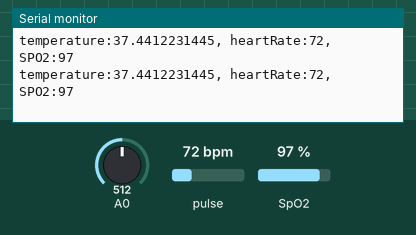
Simulated run of this sketch. Board: Arduino Uno, built with avr-gcc and run on an emulated ATmega328P. On the bench: the last lines printed to the serial monitor. The inputs (shaded band) are chosen by the test bench; at power-on: pulse 72 bpm, A0 = 512, SpO2 97 %.

Above: at 8.8 s.
8.9 s: pulse set to 42 bpm
At 13.4 s:
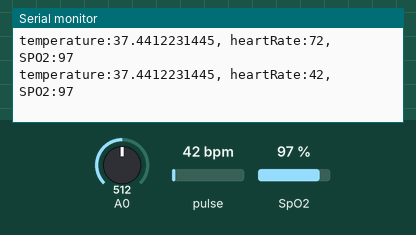
14.9 s: A0 set to 716
At 16.5 s:
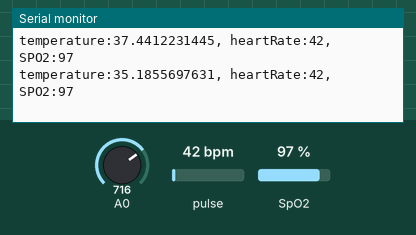
20.9 s: SpO2 set to 80 %
At 25.2 s:
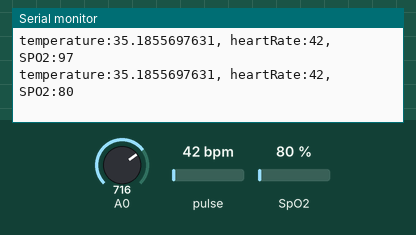
26.9 s: A0 set to 900
At 29.5 s:
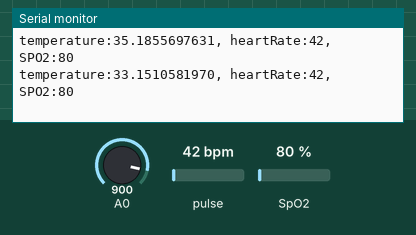
32.9 s: pulse set to 70 bpm
At 37.0 s:
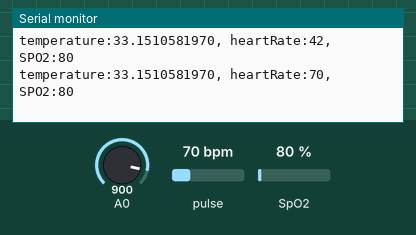
Timing chart, 0 to 38.5 s (numbered marks = the images above; inputs shaded):
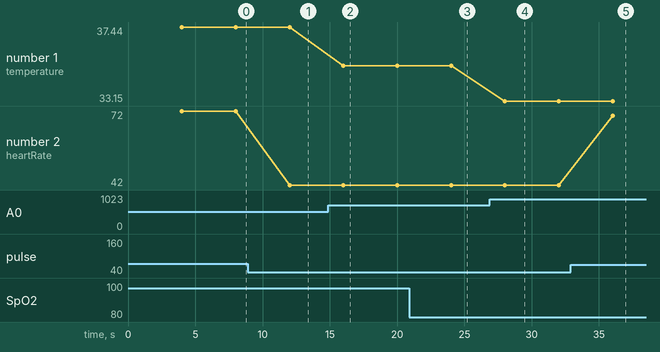

Measured:
- after the input at 8.9 s, the serial monitor: prints a new line after 3.1 s (image 1)
- after the input at 14.9 s, the serial monitor: prints a new line after 1.1 s (image 2)
- after the input at 20.9 s, the serial monitor: prints a new line after 3.1 s (image 3)
- after the input at 26.9 s, the serial monitor: prints a new line after 1.1 s (image 4)
- after the input at 32.9 s, the serial monitor: prints a new line after 3.1 s (image 5)
- plotted number 1: 37.44 → 35.19 after the input at 14.9 s, 35.19 → 33.15 after the input at 26.9 s
- plotted number 2: 72 → 42 after the input at 8.9 s, 42 → 70 after the input at 32.9 s

The sketch:

code.ino
```cpp
// (licence header left out)
#include <DFRobot_MAX30102.h>

DFRobot_MAX30102 particleSensor;

/*
Macro definition options in sensor configuration
sampleAverage: SAMPLEAVG_1 SAMPLEAVG_2 SAMPLEAVG_4
               SAMPLEAVG_8 SAMPLEAVG_16 SAMPLEAVG_32
ledMode:       MODE_REDONLY  MODE_RED_IR  MODE_MULTILED
sampleRate:    PULSEWIDTH_69 PULSEWIDTH_118 PULSEWIDTH_215 PULSEWIDTH_411
pulseWidth:    SAMPLERATE_50 SAMPLERATE_100 SAMPLERATE_200 SAMPLERATE_400
               SAMPLERATE_800 SAMPLERATE_1000 SAMPLERATE_1600 SAMPLERATE_3200
adcRange:      ADCRANGE_2048 ADCRANGE_4096 ADCRANGE_8192 ADCRANGE_16384
*/
void setup() {
  //Init serial
  Serial.begin(115200);
  /*!
   *@brief Init sensor
   *@param pWire IIC bus pointer object and construction device, can both pass or not pass parameters (Wire in default)
   *@param i2cAddr Chip IIC address (0x57 in default)
   *@return true or false
   */
  while (!particleSensor.begin()) {
    Serial.println("MAX30102 was not found");
    delay(1000);
  }

  /*!
   *@brief Use macro definition to configure sensor
   *@param ledBrightness LED brightness, default value: 0x1F（6.4mA), Range: 0~255（0=Off, 255=50mA）
   *@param sampleAverage Average multiple samples then draw once, reduce data throughput, default 4 samples average
   *@param ledMode LED mode, default to use red light and IR at the same time
   *@param sampleRate Sampling rate, default 400 samples every second
   *@param pulseWidth Pulse width: the longer the pulse width, the wider the detection range. Default to be Max range
   *@param adcRange ADC Measurement Range, default 4096 (nA), 15.63(pA) per LSB
   */
  particleSensor.sensorConfiguration(/*ledBrightness=*/50, /*sampleAverage=*/SAMPLEAVG_4,
                                     /*ledMode=*/MODE_MULTILED, /*sampleRate=*/SAMPLERATE_100,
                                     /*pulseWidth=*/PULSEWIDTH_411, /*adcRange=*/ADCRANGE_16384);
}

int32_t SPO2;           //SPO2
int8_t SPO2Valid;       //Flag to display if SPO2 calculation is valid
int32_t heartRate;      //Heart-rate
int8_t heartRateValid;  //Flag to display if heart-rate calculation is valid
float tempSensorVoltage = 0;
float temperature = 0;

void getAndPrintTemperature() {
  tempSensorVoltage = (analogRead(A0) + 0.5) * 5.0 / 1024.0;
  temperature = -2.2645 * tempSensorVoltage + 43.108;
  Serial.print(F("temperature:"));
  Serial.print(temperature, DEC);
}

void loop() {
  do {
    particleSensor.heartrateAndOxygenSaturation(/**SPO2=*/&SPO2, /**SPO2Valid=*/&SPO2Valid, /**heartRate=*/&heartRate, /**heartRateValid=*/&heartRateValid);
  } while (SPO2Valid != 1 || heartRateValid != 1);

  if (SPO2Valid == 1 && heartRateValid == 1) {
    tempSensorVoltage = (analogRead(A0) + 0.5) * 5.0 / 1024.0;
    temperature = -2.2645 * tempSensorVoltage + 43.108;
    Serial.print(F("temperature:"));
    Serial.print(temperature, DEC);
    Serial.print(F(", heartRate:"));
    Serial.print(heartRate, DEC);
    Serial.print(F(", SPO2:"));
    Serial.println(SPO2, DEC);
  }
}
```
